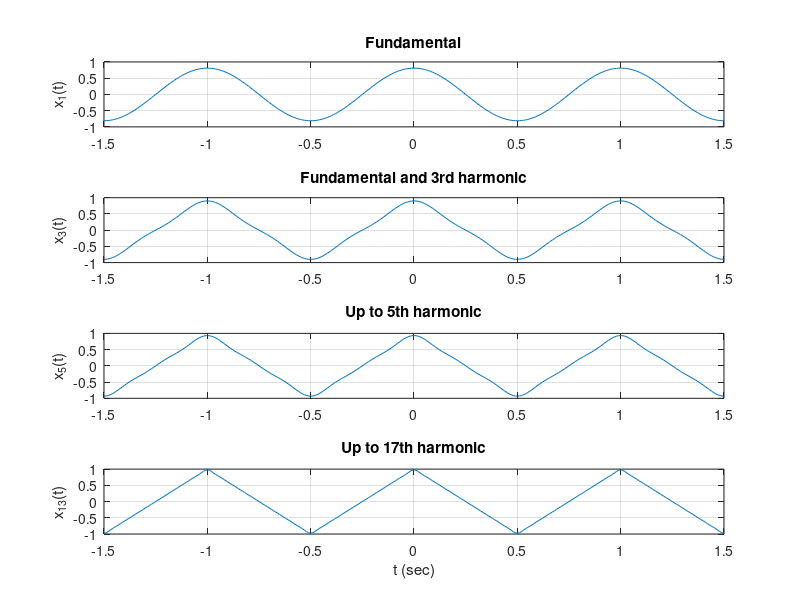

Source code (MATLAB):
% Approximation of a triangular waveform signal by sinusoidals
% EE 161. San Jose State University. Spring 2007, Fall 2021
clear all

t = -1.5:0.01:1.5;              % Time axis values

x1 = 2*sinc(1/2)^2*cos(2*pi*t);
subplot(4,1,1);
plot(t,x1);
axis([-1.5 1.5 -1 1]);
title('Fundamental');
ylabel('x_1(t)')
grid on

x2 = x1 + 2*sinc(3/2)^2*cos(6*pi*t);
subplot(4,1,2);
plot(t,x2);
axis([-1.5 1.5 -1 1]);
title('Fundamental and 3rd harmonic');
ylabel('x_3(t)')
grid on

x3 = x2 + 2*sinc(5/2)^2*cos(10*pi*t);
subplot(4,1,3);
plot(t,x3);
axis([-1.5 1.5 -1 1]);
title('Up to 5th harmonic');
ylabel('x_5(t)')
grid on

x4 = x3 + 2*sinc(7/2)^2*cos(14*pi*t) + 2*sinc(9/2)^2*cos(18*pi*t) ...
        + 2*sinc(11/2)^2*cos(22*pi*t) + 2*sinc(13/2)^2*cos(26*pi*t) ...
        + 2*sinc(15/2)^2*cos(30*pi*t) + 2*sinc(17/2)^2*cos(34*pi*t);
subplot(4,1,4);
plot(t,x4);
axis([-1.5 1.5 -1 1]);
title('Up to 17th harmonic');
ylabel('x_{13}(t)')
xlabel('t (sec)')
grid on
